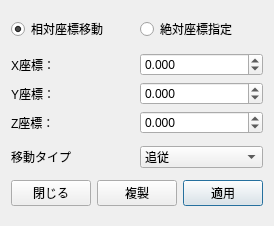
<?xml version="1.0" encoding="UTF-8"?>
<ui version="4.0">
 <class>MoveTransformDialog</class>
 <widget class="QDialog" name="MoveTransformDialog">
  <property name="geometry">
   <rect>
    <x>0</x>
    <y>0</y>
    <width>254</width>
    <height>226</height>
   </rect>
  </property>
  <property name="windowTitle">
   <string>Dialog</string>
  </property>
  <layout class="QVBoxLayout" name="verticalLayout">
   <item>
    <layout class="QHBoxLayout" name="horizontalLayout">
     <item>
      <widget class="QRadioButton" name="RelativeRadio">
       <property name="text">
        <string>相対座標移動</string>
       </property>
       <property name="checked">
        <bool>true</bool>
       </property>
      </widget>
     </item>
     <item>
      <widget class="QRadioButton" name="AbsoluteRadio">
       <property name="text">
        <string>絶対座標指定</string>
       </property>
       <property name="checked">
        <bool>false</bool>
       </property>
      </widget>
     </item>
    </layout>
   </item>
   <item>
    <layout class="QGridLayout" name="gridLayout">
     <item row="0" column="1">
      <widget class="QDoubleSpinBox" name="XSpinBox">
       <property name="decimals">
        <number>3</number>
       </property>
       <property name="minimum">
        <double>-10000.000000000000000</double>
       </property>
       <property name="maximum">
        <double>10000.000000000000000</double>
       </property>
      </widget>
     </item>
     <item row="1" column="1">
      <widget class="QDoubleSpinBox" name="YSpinBox">
       <property name="decimals">
        <number>3</number>
       </property>
       <property name="minimum">
        <double>-10000.000000000000000</double>
       </property>
       <property name="maximum">
        <double>10000.000000000000000</double>
       </property>
      </widget>
     </item>
     <item row="1" column="0">
      <widget class="QLabel" name="label_2">
       <property name="text">
        <string>Y座標：</string>
       </property>
      </widget>
     </item>
     <item row="0" column="0">
      <widget class="QLabel" name="label">
       <property name="text">
        <string>X座標：</string>
       </property>
      </widget>
     </item>
     <item row="2" column="0">
      <widget class="QLabel" name="label_3">
       <property name="text">
        <string>Z座標：</string>
       </property>
      </widget>
     </item>
     <item row="2" column="1">
      <widget class="QDoubleSpinBox" name="ZSpinBox">
       <property name="decimals">
        <number>3</number>
       </property>
       <property name="minimum">
        <double>-10000.000000000000000</double>
       </property>
       <property name="maximum">
        <double>10000.000000000000000</double>
       </property>
      </widget>
     </item>
    </layout>
   </item>
   <item>
    <layout class="QHBoxLayout" name="horizontalLayout_2">
     <item>
      <widget class="QLabel" name="label_4">
       <property name="text">
        <string>移動タイプ</string>
       </property>
      </widget>
     </item>
     <item>
      <widget class="QComboBox" name="MovingCombo">
       <item>
        <property name="text">
         <string>追従</string>
        </property>
       </item>
       <item>
        <property name="text">
         <string>強制</string>
        </property>
       </item>
      </widget>
     </item>
    </layout>
   </item>
   <item>
    <layout class="QHBoxLayout" name="horizontalLayout_3">
     <item>
      <spacer name="horizontalSpacer">
       <property name="orientation">
        <enum>Qt::Horizontal</enum>
       </property>
       <property name="sizeHint" stdset="0">
        <size>
         <width>40</width>
         <height>20</height>
        </size>
       </property>
      </spacer>
     </item>
     <item>
      <widget class="QPushButton" name="CloseButton">
       <property name="text">
        <string>閉じる</string>
       </property>
      </widget>
     </item>
     <item>
      <widget class="QPushButton" name="DuplicateButton">
       <property name="text">
        <string>複製</string>
       </property>
      </widget>
     </item>
     <item>
      <widget class="QPushButton" name="ApplyButton">
       <property name="text">
        <string>適用</string>
       </property>
       <property name="default">
        <bool>true</bool>
       </property>
      </widget>
     </item>
    </layout>
   </item>
  </layout>
 </widget>
 <resources/>
 <connections/>
</ui>
